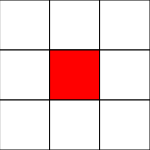
Frame 1 (no input)
Frame 60 (no input): identical to frame 1, image omitted
Frame 120 (the mouse pressed at the canvas centre since frame 60): identical to frame 1, image omitted

The p5.js sketch that drew this single still picture (run headless with seeded random() and noise() and a simulated clock; from frame 60 on, the mouse is pressed at the canvas centre):

// p5.js sketch
// ── sketch.js
let grid;
let playerX = 1; // Initial player position adjusted for the zoom
let playerY = 1; // Initial player position adjusted for the zoom
let gridSize = 50;
let playerChar = "P";
let isJumping = false;
let zoom = 3; // Zoom level

function setup() {
  let canvasSize = gridSize * zoom; // Adjust canvas size based on zoom and grid cell size
  createCanvas(canvasSize, canvasSize);  grid = createGrid(20, 20);
  grid = createGrid(20, 20);

}


function draw() {
  background(220);
  zoomGrid();
}

function keyPressed() {
  if (key === "w" && playerY > 0) {
    movePlayer(0, -1);
  } 
  else if (key === "s" && playerY < grid.length - 1) {
    movePlayer(0, 1);
  } 
  else if (key === "a" && playerX > 0) {
    movePlayer(-1, 0);
  } 
  else if (key === "d" && playerX < grid[0].length - 1) {
    movePlayer(1, 0);
  } 
  else if (key === " " && !isJumping) {
    jump();
  }
}

function jump() {
  isJumping = true;
  setTimeout(() => {
    playerY++;
    isJumping = false;
  }, 500);
}

function movePlayer(dx, dy) {
  let newX = playerX + dx;
  let newY = playerY + dy;
  if (newX >= 0 && newX < grid[0].length && newY >= 0 && newY < grid.length && grid[newY][newX] !== "#") {
    grid[playerY][playerX] = ".";
    playerX = newX;
    playerY = newY;
    grid[playerY][playerX] = playerChar;
  }
}

function createGrid(rows, cols) {
  let grid = [];
  for (let i = 0; i < rows; i++) {
    grid.push([]);
    for (let j = 0; j < cols; j++) {
      grid[i].push(".");
    }
  }
  grid[playerY][playerX] = playerChar;
  return grid;
}

function zoomGrid() {
  let startX = playerX - Math.floor(zoom / 2);
  let startY = playerY - Math.floor(zoom / 2);

  for (let i = 0; i < zoom; i++) {
    for (let j = 0; j < zoom; j++) {
      let x = startX + j;
      let y = startY + i;

      if (x >= 0 && x < grid[0].length && y >= 0 && y < grid.length) {
        fill(255);
        rect(j * gridSize, i * gridSize, gridSize, gridSize);
        if (grid[y][x] === playerChar) {
          fill(255, 0, 0);
          rect(j * gridSize, i * gridSize, gridSize, gridSize);
        }
      }
    }
  }
}
